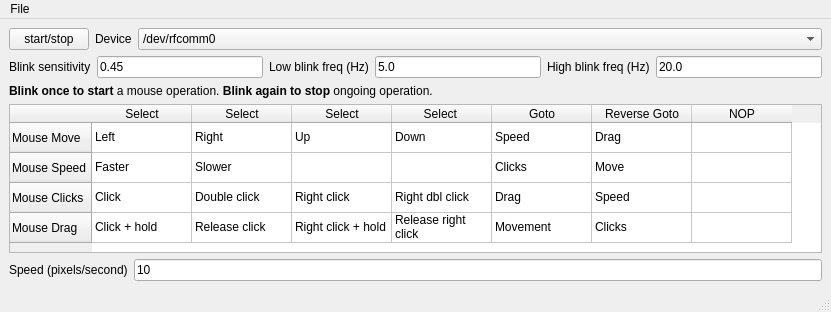
<?xml version="1.0" encoding="UTF-8"?>
<ui version="4.0">
 <class>MainWindow</class>
 <widget class="QMainWindow" name="MainWindow">
  <property name="geometry">
   <rect>
    <x>0</x>
    <y>0</y>
    <width>831</width>
    <height>312</height>
   </rect>
  </property>
  <property name="sizePolicy">
   <sizepolicy hsizetype="Preferred" vsizetype="Preferred">
    <horstretch>0</horstretch>
    <verstretch>0</verstretch>
   </sizepolicy>
  </property>
  <property name="windowTitle">
   <string>MainWindow</string>
  </property>
  <widget class="QWidget" name="centralwidget">
   <layout class="QVBoxLayout" name="verticalLayout_2">
    <item>
     <layout class="QVBoxLayout" name="verticalLayout">
      <item>
       <layout class="QHBoxLayout" name="horizontalLayout">
        <item>
         <widget class="QPushButton" name="startButton">
          <property name="text">
           <string>start/stop</string>
          </property>
         </widget>
        </item>
        <item>
         <widget class="QLabel" name="label">
          <property name="text">
           <string>Device</string>
          </property>
         </widget>
        </item>
        <item>
         <widget class="QComboBox" name="deviceComboBox">
          <property name="sizePolicy">
           <sizepolicy hsizetype="Expanding" vsizetype="Fixed">
            <horstretch>0</horstretch>
            <verstretch>0</verstretch>
           </sizepolicy>
          </property>
          <item>
           <property name="text">
            <string>/dev/rfcomm0</string>
           </property>
          </item>
          <item>
           <property name="text">
            <string>/dev/rfcomm1</string>
           </property>
          </item>
          <item>
           <property name="text">
            <string>/dev/rfcomm2</string>
           </property>
          </item>
          <item>
           <property name="text">
            <string>/dev/ttyUSB0</string>
           </property>
          </item>
          <item>
           <property name="text">
            <string>/dev/ttyUSB1</string>
           </property>
          </item>
          <item>
           <property name="text">
            <string>/dev/ttyUSB2</string>
           </property>
          </item>
          <item>
           <property name="text">
            <string>/dev/ttyS0</string>
           </property>
          </item>
          <item>
           <property name="text">
            <string>/dev/ttyS1</string>
           </property>
          </item>
          <item>
           <property name="text">
            <string>/dev/ttyS2</string>
           </property>
          </item>
          <item>
           <property name="text">
            <string>/dev/tty0</string>
           </property>
          </item>
          <item>
           <property name="text">
            <string>/dev/tty1</string>
           </property>
          </item>
          <item>
           <property name="text">
            <string>/dev/tty2</string>
           </property>
          </item>
         </widget>
        </item>
       </layout>
      </item>
      <item>
       <layout class="QHBoxLayout" name="horizontalLayout_2">
        <item>
         <widget class="QLabel" name="label_2">
          <property name="text">
           <string>Blink sensitivity</string>
          </property>
         </widget>
        </item>
        <item>
         <widget class="QLineEdit" name="eyeBlinkSensitivity">
          <property name="text">
           <string>0.45</string>
          </property>
         </widget>
        </item>
        <item>
         <widget class="QLabel" name="label_3">
          <property name="text">
           <string>Low blink freq (Hz)</string>
          </property>
         </widget>
        </item>
        <item>
         <widget class="QLineEdit" name="lowerEyeBlinkFrequency">
          <property name="text">
           <string>5.0</string>
          </property>
         </widget>
        </item>
        <item>
         <widget class="QLabel" name="label_4">
          <property name="text">
           <string>High blink freq (Hz)</string>
          </property>
         </widget>
        </item>
        <item>
         <widget class="QLineEdit" name="higherEyeBlinkFrequency">
          <property name="text">
           <string>20.0</string>
          </property>
         </widget>
        </item>
       </layout>
      </item>
      <item>
       <widget class="QLabel" name="label_5">
        <property name="text">
         <string>&lt;html&gt;&lt;head/&gt;&lt;body&gt;&lt;p&gt;&lt;span style=&quot; font-weight:600;&quot;&gt;Blink once to start&lt;/span&gt; a mouse operation. &lt;span style=&quot; font-weight:600;&quot;&gt;Blink again to stop&lt;/span&gt; ongoing operation.&lt;/p&gt;&lt;/body&gt;&lt;/html&gt;</string>
        </property>
       </widget>
      </item>
      <item>
       <widget class="QTableWidget" name="operationTable">
        <property name="sizePolicy">
         <sizepolicy hsizetype="Expanding" vsizetype="Minimum">
          <horstretch>0</horstretch>
          <verstretch>0</verstretch>
         </sizepolicy>
        </property>
        <property name="minimumSize">
         <size>
          <width>0</width>
          <height>91</height>
         </size>
        </property>
        <row>
         <property name="text">
          <string>Mouse Move</string>
         </property>
        </row>
        <row>
         <property name="text">
          <string>Mouse Speed</string>
         </property>
        </row>
        <row>
         <property name="text">
          <string>Mouse Clicks</string>
         </property>
        </row>
        <row>
         <property name="text">
          <string>Mouse Drag</string>
         </property>
        </row>
        <column>
         <property name="text">
          <string>Select</string>
         </property>
        </column>
        <column>
         <property name="text">
          <string>Select</string>
         </property>
        </column>
        <column>
         <property name="text">
          <string>Select</string>
         </property>
        </column>
        <column>
         <property name="text">
          <string>Select </string>
         </property>
        </column>
        <column>
         <property name="text">
          <string>Goto</string>
         </property>
        </column>
        <column>
         <property name="text">
          <string>Reverse Goto</string>
         </property>
        </column>
        <column>
         <property name="text">
          <string>NOP</string>
         </property>
        </column>
        <item row="0" column="0">
         <property name="text">
          <string>Left</string>
         </property>
        </item>
        <item row="0" column="1">
         <property name="text">
          <string>Right</string>
         </property>
        </item>
        <item row="0" column="2">
         <property name="text">
          <string>Up</string>
         </property>
        </item>
        <item row="0" column="3">
         <property name="text">
          <string>Down</string>
         </property>
        </item>
        <item row="0" column="4">
         <property name="text">
          <string>Speed</string>
         </property>
        </item>
        <item row="0" column="5">
         <property name="text">
          <string>Drag</string>
         </property>
        </item>
        <item row="1" column="0">
         <property name="text">
          <string>Faster</string>
         </property>
        </item>
        <item row="1" column="1">
         <property name="text">
          <string>Slower</string>
         </property>
        </item>
        <item row="1" column="4">
         <property name="text">
          <string>Clicks</string>
         </property>
        </item>
        <item row="1" column="5">
         <property name="text">
          <string>Move</string>
         </property>
        </item>
        <item row="2" column="0">
         <property name="text">
          <string>Click</string>
         </property>
        </item>
        <item row="2" column="1">
         <property name="text">
          <string>Double click</string>
         </property>
        </item>
        <item row="2" column="2">
         <property name="text">
          <string>Right click</string>
         </property>
        </item>
        <item row="2" column="3">
         <property name="text">
          <string>Right dbl click</string>
         </property>
        </item>
        <item row="2" column="4">
         <property name="text">
          <string>Drag</string>
         </property>
        </item>
        <item row="2" column="5">
         <property name="text">
          <string>Speed</string>
         </property>
        </item>
        <item row="3" column="0">
         <property name="text">
          <string>Click + hold</string>
         </property>
        </item>
        <item row="3" column="1">
         <property name="text">
          <string>Release click</string>
         </property>
        </item>
        <item row="3" column="2">
         <property name="text">
          <string>Right click + hold</string>
         </property>
        </item>
        <item row="3" column="3">
         <property name="text">
          <string>Release right click</string>
         </property>
        </item>
        <item row="3" column="4">
         <property name="text">
          <string>Movement</string>
         </property>
        </item>
        <item row="3" column="5">
         <property name="text">
          <string>Clicks</string>
         </property>
        </item>
       </widget>
      </item>
      <item>
       <layout class="QHBoxLayout" name="horizontalLayout_3">
        <item>
         <widget class="QLabel" name="label_7">
          <property name="text">
           <string>Speed (pixels/second)</string>
          </property>
         </widget>
        </item>
        <item>
         <widget class="QLineEdit" name="speedEdit">
          <property name="text">
           <string>10</string>
          </property>
         </widget>
        </item>
       </layout>
      </item>
     </layout>
    </item>
   </layout>
  </widget>
  <widget class="QMenuBar" name="menubar">
   <property name="geometry">
    <rect>
     <x>0</x>
     <y>0</y>
     <width>831</width>
     <height>19</height>
    </rect>
   </property>
   <widget class="QMenu" name="menuFile">
    <property name="title">
     <string>File</string>
    </property>
    <addaction name="actionQuit"/>
   </widget>
   <addaction name="menuFile"/>
  </widget>
  <widget class="QStatusBar" name="statusbar"/>
  <action name="actionQuit">
   <property name="text">
    <string>Quit</string>
   </property>
  </action>
 </widget>
 <resources/>
 <connections/>
</ui>
